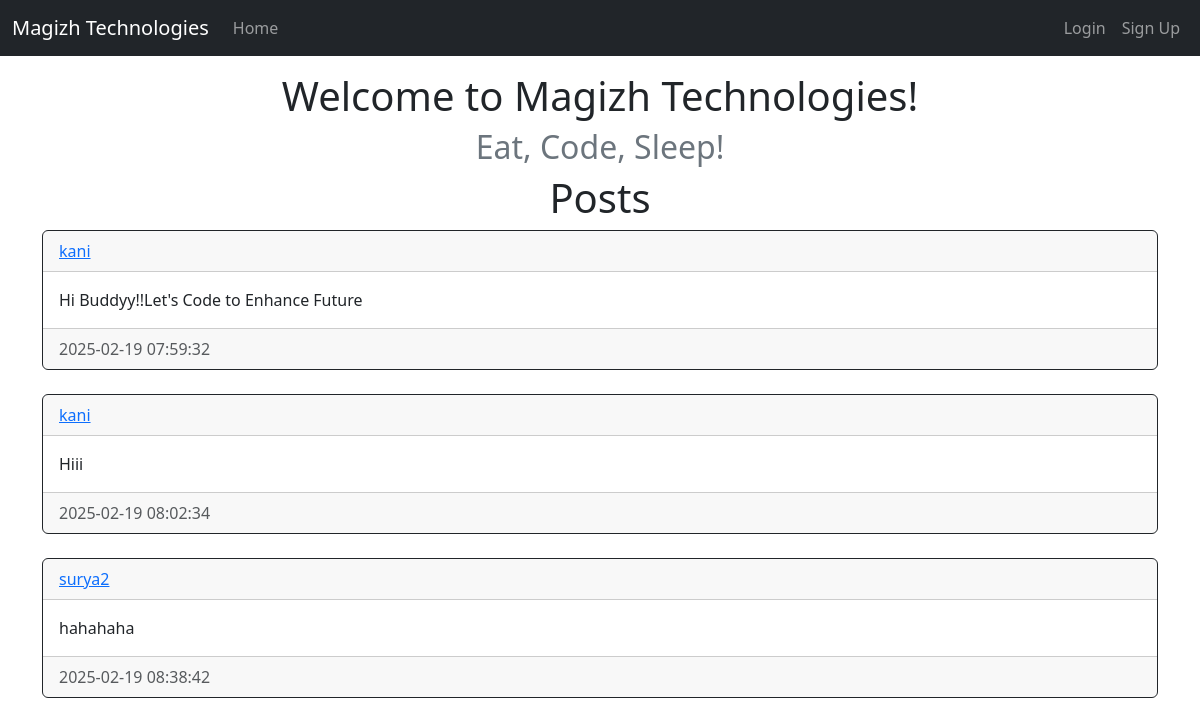
Page /home on the earlier database version.
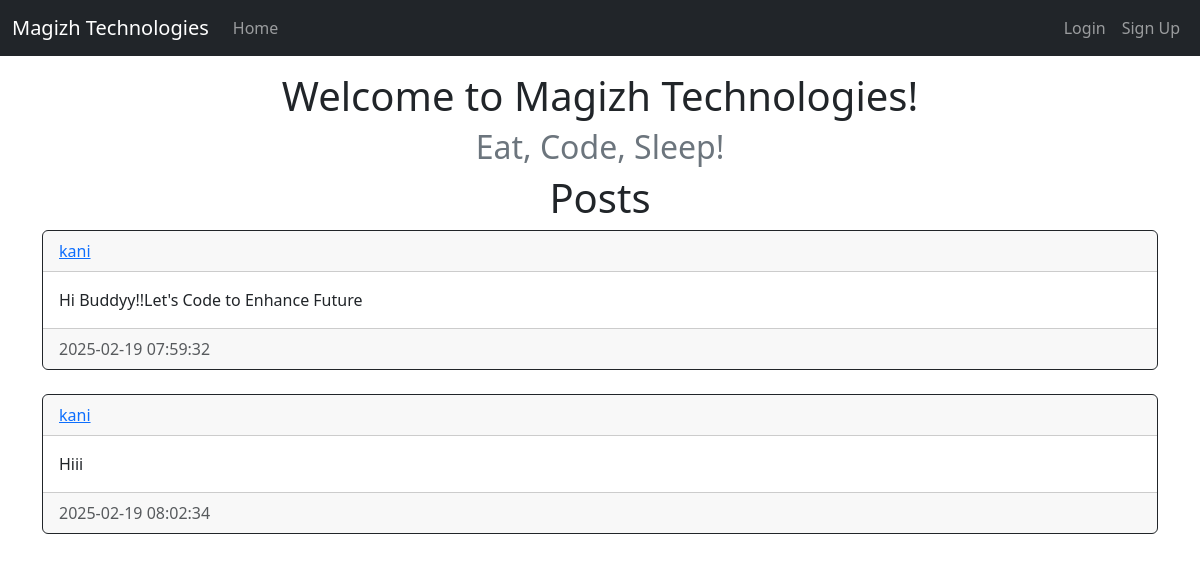
Same page on the later database version.
### website/models.py (models this page shows)
class Post(db.Model):
    id = db.Column(db.Integer, primary_key=True)
    text = db.Column(db.Text, nullable=False)
    date_created = db.Column(db.DateTime, default=func.now())
    author = db.Column(db.Integer, db.ForeignKey('user.id', ondelete='CASCADE'), nullable=False)

class User(db.Model, UserMixin):
    id = db.Column(db.Integer, primary_key=True)
    email = db.Column(db.String(150), unique=True, nullable=False)
    username = db.Column(db.String(150), unique=True, nullable=False)
    password = db.Column(db.String(150), nullable=False)
    date_created = db.Column(db.DateTime, default=func.now())
    posts = db.relationship('Post', backref='user',passive_deletes=True)

### website/views.py (the view)
@views.route("/")
@views.route("/home")
def home():
    posts = Post.query.all()
    return render_template("home.html", user=current_user,posts=posts)

### website/templates/home.html (shortened to what this page needs)
{% extends "base.html" %}{% block title %}Home{% endblock %}
{% block content %}<h1 class="mt-3 text-center">Welcome to Magizh Technologies!</h1>
<h2 class="text-center text-secondary">Eat, Code, Sleep!</h2>
<h1 align="center">Posts</h1>
<div id="posts">
{% for post in posts %}
<div class="card border-dark">
    <div class ="card-header d-flex justify-content-between align-items-center"><a href="/posts/{{post.user.username}}">{{post.user.username}}</a>
    </div>
    <div class="card-body">
        <div class="card-text">
            {{post.text}}
            </div>
        </div>
        <div class="card-footer text-muted">{{post.date_created}}
        </div>
    </div>
    <br/>
{% endfor %}
</div>
{% endblock %}

### website/templates/base.html (shortened to what this page needs)
<!DOCTYPE html>
<html lang="en">
<head>
    <link href="https://cdn.jsdelivr.net/npm/bootstrap@5.3.3/dist/css/bootstrap.min.css"
          rel="stylesheet"
>
</head>
<body>
    <nav class="navbar navbar-expand-lg navbar-dark bg-dark">
        <div class="container-fluid">
            <a class="navbar-brand" href="/">Magizh Technologies</a>
            <div class="collapse navbar-collapse" id="navbar">
                <div class="navbar-nav me-auto">
                    <a class="nav-item nav-link" href="/home">Home</a>
                </div>
                <div class="navbar-nav">
                    {% if user.is_authenticated %}
                    <a class="nav-item nav-link" href="/logout">Logout</a>
                    {% else %}
                    <a class="nav-item nav-link" href="/login">Login</a>
                    <a class="nav-item nav-link" href="/sign-up">Sign Up</a>
                    {% endif %}
                </div>
            </div>
        </div>
    </nav>
    <div class="container mt-3">
        {% block content %} {% endblock %}
    </div>
</body>
</html>

Differences in the rows shown:
removed Post: user.username "surya2", text "hahahaha", date_created "2025-02-19 08:38:42"
